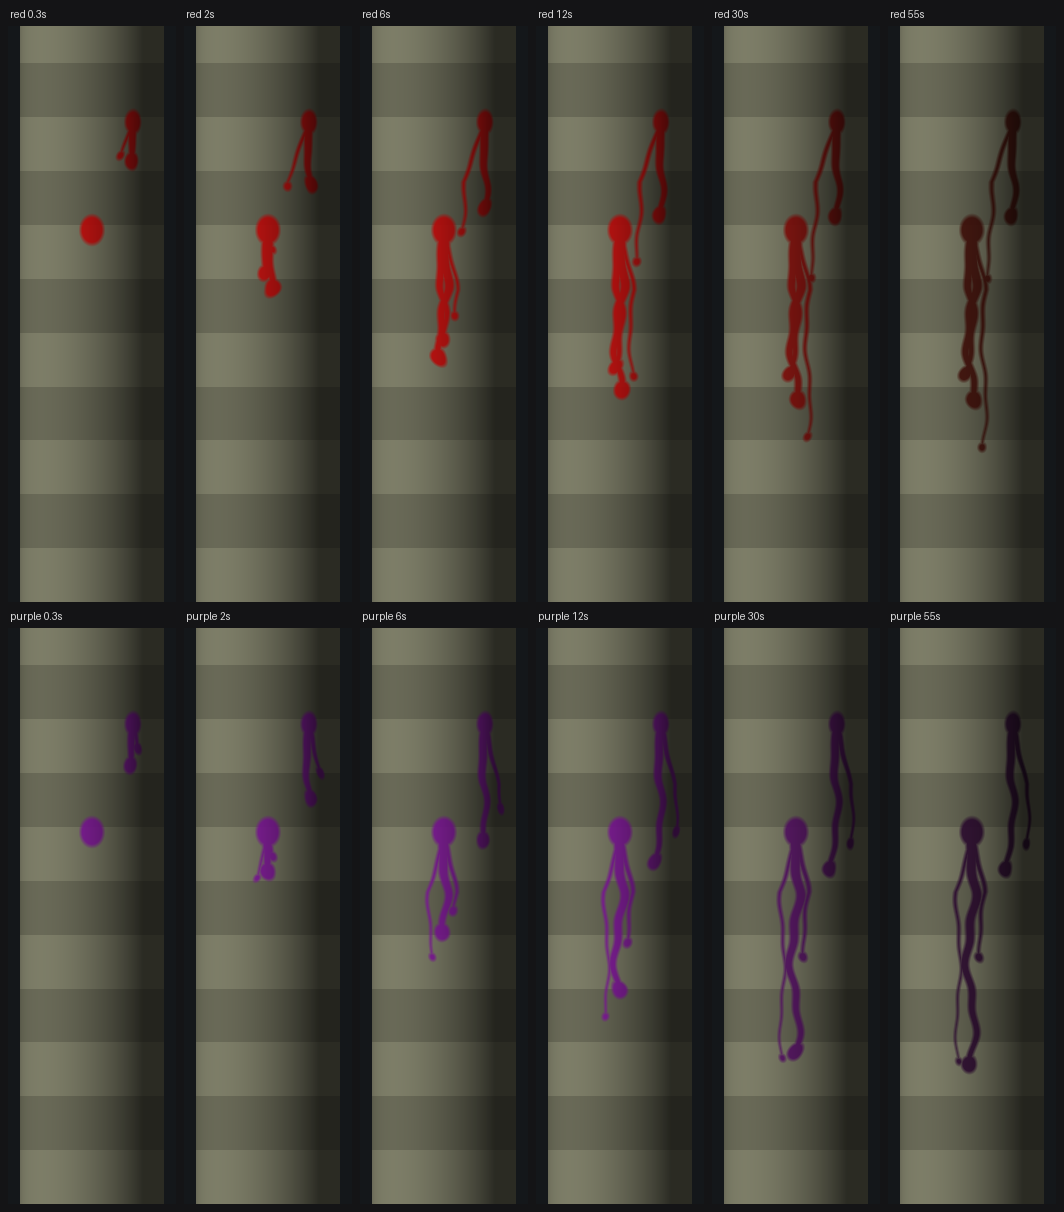

Reproduce this figure in Python.
"""Offline check of the body blood streaks (the d3d8 layer's streaks.hpp, streaks=1).

Mirrors the layer's maths: U2Streaks::Fill (a source's rivulets from its seed, their lengths
from its age, the drying colour) and the streak pixel shader (rivulets straight down in world
space below each source, wobbling, a bead at each front, the wound's splat, the gates across
and out of the body, the lit colour, the wet highlight, the premultiplied "over" blend). A
cylinder stands in for a body (radius 12, as tall as a soldier), seen from the front with a
light from the upper left; two bleeding points on it, shown at several ages. Two rows: red
(humans) and purple (Seekers).

    py tools/streaks_sim.py [out.png] [width length speed drysecs]

writes tools/streaks_sim.png by default. Keep it in step with streaks.hpp when either changes.
"""
import math
import os
import sys

import numpy as np
from PIL import Image, ImageDraw

HERE = os.path.dirname(os.path.abspath(__file__))

# streakparams= width length speed drysecs, streakfx= gloss opacity gain reach (the layer's defaults)
PARAMS = [2.5, 40.0, 6.0, 50.0]
FX = [1.0, 0.92, 2.0, 25.0]
REACH_OUT, REACH_IN = 9.0, 14.0

FRESH = [(0.50, 0.03, 0.03), (0.32, 0.06, 0.42)]
DRIED = [(0.17, 0.045, 0.03), (0.12, 0.035, 0.14)]


class Lcg:
    """U2Streaks::Rand: R = R * 1664525 + 1013904223 (32 bits), (R >> 8) / 2^24."""

    def __init__(self, seed):
        self.r = (seed * 2654435761 + 12345) & 0xFFFFFFFF

    def __call__(self):
        self.r = (self.r * 1664525 + 1013904223) & 0xFFFFFFFF
        return (self.r >> 8) / 16777216.0


def smooth(a, b, x):
    t = min(max((x - a) / (b - a), 0.0), 1.0)
    return t * t * (3 - 2 * t)


def fill(src):
    """U2Streaks::Fill: the shader's five registers for one source (a 5x4 array)."""
    W, Len, Speed, Dry = PARAMS[0], PARAMS[1], PARAMS[2], max(PARAMS[3], 1.0)
    age = src["age"]
    strength = min(max(src["str"], 0.0), 1.5)
    str1 = min(strength, 1.0)
    wet = 1 - smooth(Dry * 0.2, Dry, age)
    k = 1 if src["kind"] == 2 else 0
    col = [DRIED[k][c] + (FRESH[k][c] - DRIED[k][c]) * wet for c in range(3)]
    C = np.zeros((5, 4))
    C[0, :3] = src["pos"]
    C[0, 3] = W * 0.9 * (0.6 + 0.4 * str1) * min(age * 4 + 0.3, 1.0)
    n = np.array(src["out"], float)
    n /= max(np.linalg.norm(n), 1e-3)
    C[1] = [n[0], n[1], min(strength * 2, 1.0), wet]
    rnd = Lcg(src["seed"])
    count = 2 if rnd() < 0.5 else 3
    for j in range(3):
        off = (rnd() - 0.5) * W * 0.6 if j == 0 else (rnd() - 0.5) * W * 3.6
        width = W * 0.5 * (0.45 + 0.55 * rnd()) * (0.7 + 0.3 * str1) * (1.3 if j == 0 else 1.0)  # half-width
        delay = j * 0.35 + rnd() * 0.4
        v = Speed * (0.55 + 0.6 * rnd()) * (0.6 + 0.4 * strength)
        mx = Len * (0.45 + 0.55 * rnd()) * (0.5 + 0.5 * strength)
        a = max(age - delay, 0.0)
        length = mx * (1 - math.exp(-v * a / mx)) if mx > 0.1 else 0.0
        if j >= count or a <= 0:
            width = 0.0
        C[2 + j] = [off, width, length, col[j]]
    return C


def sat(x):
    return np.clip(x, 0.0, 1.0)


def wave(x):
    z = np.abs(x - np.floor(x) - 0.5) * 2
    return z * z * (3 - 2 * z) - 0.5


def shade(Wp, N, E, lit, regs):
    """The streak pixel shader over arrays of world positions/normals; returns (rgb premult, K)."""
    cov = np.zeros(Wp.shape[:-1])
    wet = np.zeros_like(cov)
    tot = np.zeros_like(cov)
    col = np.zeros(Wp.shape)
    for C in regs:
        S, A = C[0], C[1]
        D = Wp - S[:3]
        H = -D[..., 2]
        U = D[..., 0] * -A[1] + D[..., 1] * A[0]
        V = D[..., 0] * A[0] + D[..., 1] * A[1]
        gate = sat((FX[3] - np.abs(U)) * 0.25) * sat((V + REACH_IN) * 0.33) * sat((REACH_OUT - V) * 0.33)
        c = sat((S[3] - np.hypot(U, H * 0.8)) * 1.6)
        t = sat(H * 0.1)
        for j in range(3):
            R = C[2 + j]
            ph = R[0] * 0.37 + R[1] * 1.31
            X = U - R[0] * t - (wave(H * 0.045 + ph) * 1.2 + wave(H * 0.13 + ph * 1.7) * 0.5) * R[1] * t
            wd = R[1] * (1 - 0.35 * sat(H / max(R[2], 1.0)))
            line = sat((wd - np.abs(X)) * 1.8) * sat(H * 2 + 1) * sat((R[2] - H) * 2)
            bead = sat((R[1] * 1.25 - np.hypot(X, (H - R[2]) * 0.85)) * 1.8) * sat(R[2] - 0.5)
            c = np.maximum(c, np.maximum(line, bead))
        c = c * gate * A[2]
        cov = np.maximum(cov, c)
        col += c[..., None] * np.array([C[2, 3], C[3, 3], C[4, 3]])
        wet += c * A[3]
        tot += c
    col /= np.maximum(tot, 1e-3)[..., None]
    wet /= np.maximum(tot, 1e-3)
    up = np.array([0.0, 0.0, 1.0])
    Hh = E + up
    Hh /= np.linalg.norm(Hh)
    L = lit @ np.array([0.3, 0.5, 0.2])
    ndh = sat(N @ Hh)
    nde = sat(N @ E)
    spec = (ndh ** 40 * 0.8 + (1 - nde) ** 4 * 0.25) * wet * FX[0] * (L + 0.15)
    rgb = col * lit * FX[2] + spec[..., None]
    K = cov * FX[1]                          # (no fog in the mock)
    K = np.where(cov > 0.004, K, 0.0)        # clip()
    return rgb * K[..., None], K


def render(sources, ppu=6, radius=12.0, height=96.0):
    """The cylinder from the front (orthographic), its skin lit like the game would, streaks over it."""
    w, h = int(2 * (radius + 2) * ppu), int(height * ppu)
    xs = (np.arange(w) + 0.5) / ppu - (radius + 2)
    zs = height - (np.arange(h) + 0.5) / ppu
    X, Z = np.meshgrid(xs, zs)
    inside = np.abs(X) < radius
    Y = -np.sqrt(np.maximum(radius * radius - X * X, 0))
    Wp = np.stack([X, Y, Z], -1)
    N = np.stack([X / radius, Y / radius, np.zeros_like(X)], -1)
    E = np.array([0.0, -1.0, 0.0])
    light = np.array([-0.6, -0.6, 0.5])
    light /= np.linalg.norm(light)
    lam = sat(N @ light)
    lit = np.clip(0.28 + 0.62 * lam, 0, 1)[..., None] * np.array([1.0, 0.97, 0.92])
    # a soldier's uniform, drawn at double brightness like Advent's skins
    stripes = 0.92 + 0.08 * np.sign(np.sin(Z * 0.35))
    base = np.array([0.30, 0.31, 0.27]) * stripes[..., None]
    dest = np.clip(base * lit * 2, 0, 1)
    regs = [fill(s) for s in sources]
    add, K = shade(Wp, N, E, lit, regs)
    out = np.clip(dest * (1 - K[..., None]) + add, 0, 1)
    bg = np.array([0.08, 0.09, 0.1])
    out = np.where(inside[..., None], out, bg)
    return (out * 255 + 0.5).astype(np.uint8)


def sources_at(age, kind):
    # a torso wound on the front, and a shoulder hit round to the side (35 degrees), older by 1.5 s
    a = math.radians(35)
    return [
        {"pos": (0.0, -12.0, 62.0), "out": (0.0, -1.0), "kind": kind, "age": age, "str": 1.0, "seed": 4242 + kind},
        {"pos": (12 * math.sin(a), -12 * math.cos(a), 80.0), "out": (math.sin(a), -math.cos(a)), "kind": kind,
         "age": age + 1.5, "str": 0.6, "seed": 917 + kind},
    ]


def main():
    out = os.path.join(HERE, "streaks_sim.png")
    args = sys.argv[1:]
    if args and not args[0].replace(".", "").isdigit():
        out = args.pop(0)
    for i, a in enumerate(args[:4]):
        PARAMS[i] = float(a)
    ages = [0.3, 2, 6, 12, 30, 55]
    rows = []
    for kind in (1, 2):
        rows.append([render(sources_at(t, kind)) for t in ages])
    tw, th = rows[0][0].shape[1], rows[0][0].shape[0]
    pad, label = 8, 18
    img = Image.new("RGB", (len(ages) * (tw + pad) + pad, len(rows) * (th + pad + label) + pad), (20, 20, 22))
    d = ImageDraw.Draw(img)
    for r, row in enumerate(rows):
        for c, tile in enumerate(row):
            x, y = pad + c * (tw + pad), pad + r * (th + pad + label)
            d.text((x + 2, y), "%s %gs" % ("red" if r == 0 else "purple", ages[c]), fill=(220, 220, 220))
            img.paste(Image.fromarray(tile), (x, y + label))
    img.save(out)
    print("wrote", out, "(params %s)" % " ".join("%g" % p for p in PARAMS))


if __name__ == "__main__":
    main()
